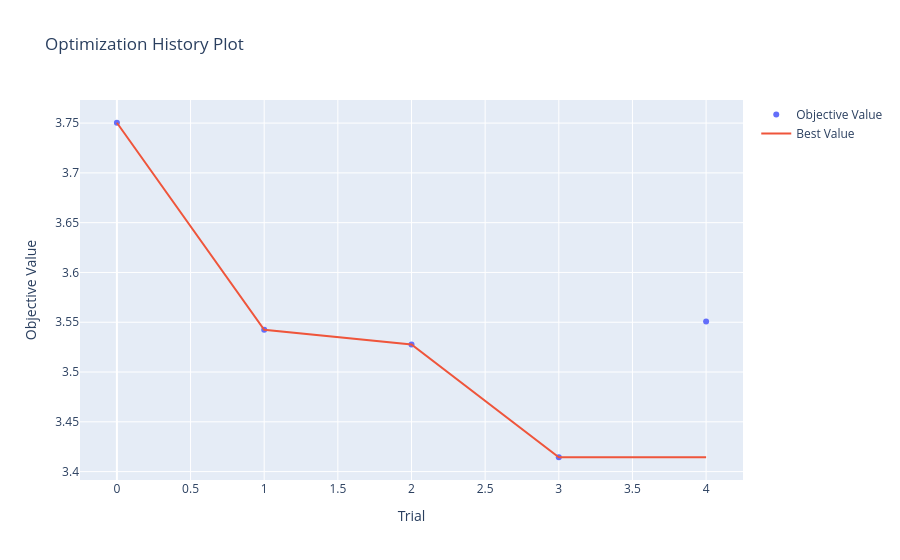
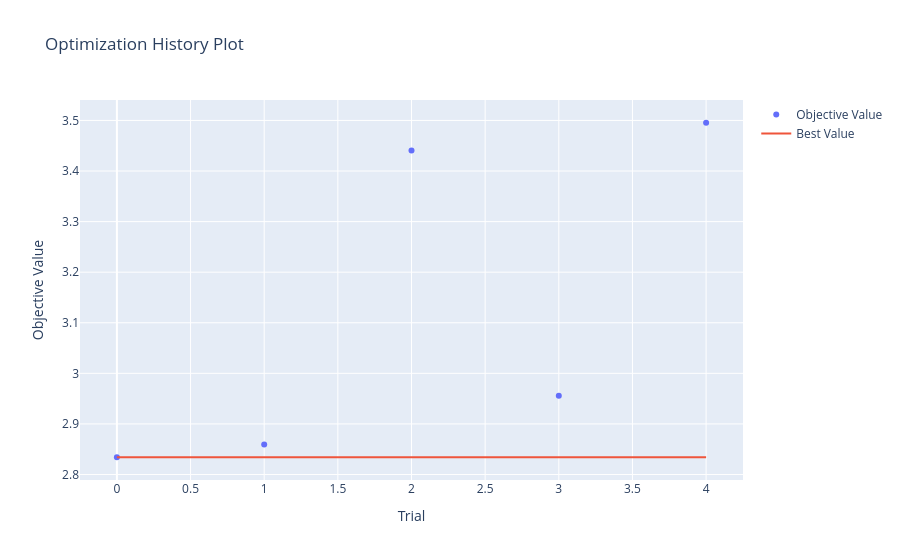
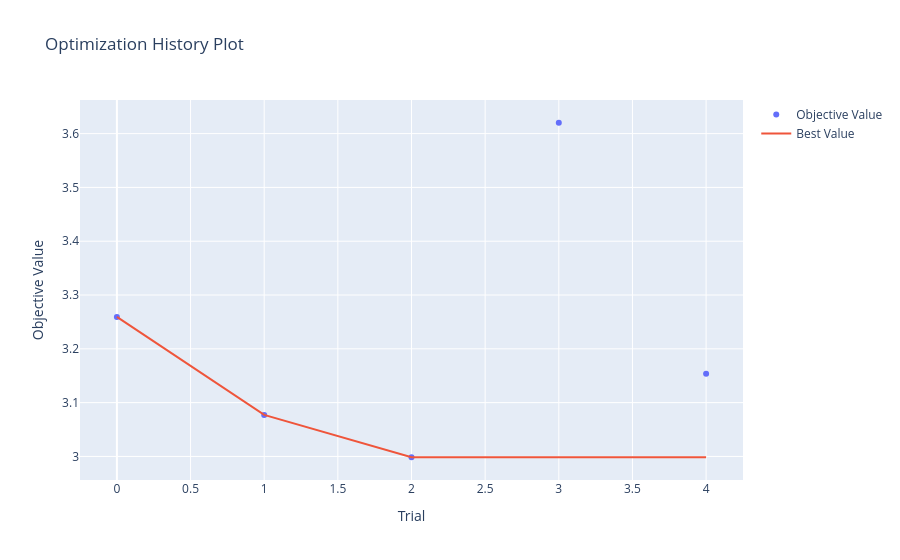
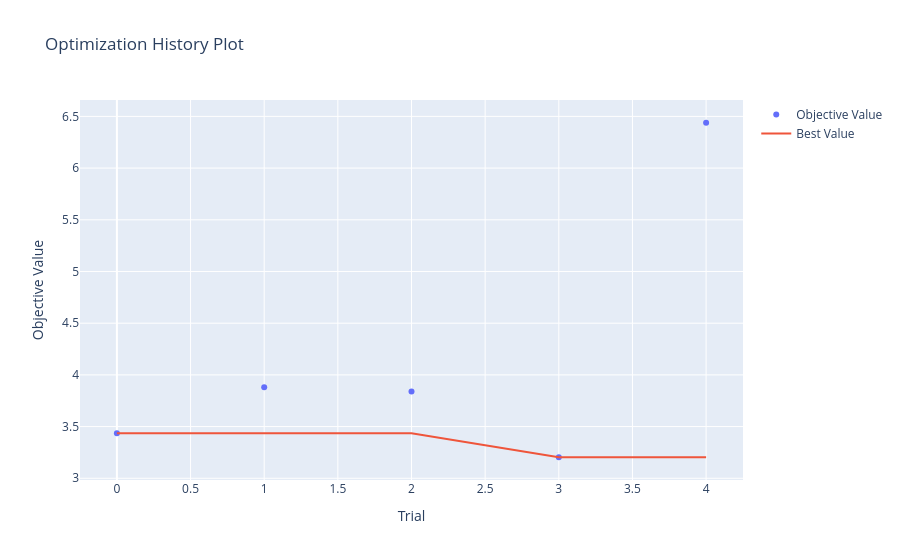

Notebook code for these charts, in order:
### Code cell
for week in data_sv_last_by_week.index : 

    filename_backtest_result = f"results/result_backtest_{model_version}_{model_name}_n_trials_{n_trials}_week_{week}.dill"
    with open(filename_backtest_result, 'rb') as f : 
            backtest_result = dill.load(f)
    study = backtest_result['study']
    #print(study)
    fig = optuna.visualization.plot_optimization_history(study)
    show(fig)

    #fig = optuna.visualization.plot_timeline(study)
    #show(fig)

### Figure 1 — Plotly figure (JSON) as saved in the notebook; plotly's stock layout.template omitted (floating-point values rounded to 4 significant figures)
{"data": [{"mode": "markers", "name": "Objective Value", "type": "scatter", "x": [0, 1, 2, 3, 4], "y": [3.75, 3.542, 3.528, 3.414, 3.551]}, {"mode": "lines", "name": "Best Value", "type": "scatter", "x": [0, 1, 2, 3, 4], "y": [3.75, 3.542, 3.528, 3.414, 3.414]}, {"marker": {"color": "#cccccc"}, "mode": "markers", "name": "Infeasible Trial", "showlegend": false, "type": "scatter", "x": [], "y": []}], "layout": {"title": {"text": "Optimization History Plot"}, "xaxis": {"title": {"text": "Trial"}}, "yaxis": {"title": {"text": "Objective Value"}}}}

### Figure 2 — Plotly figure (JSON) as saved in the notebook; plotly's stock layout.template omitted (floating-point values rounded to 4 significant figures)
{"data": [{"mode": "markers", "name": "Objective Value", "type": "scatter", "x": [0, 1, 2, 3, 4], "y": [2.834, 2.859, 3.441, 2.956, 3.495]}, {"mode": "lines", "name": "Best Value", "type": "scatter", "x": [0, 1, 2, 3, 4], "y": [2.834, 2.834, 2.834, 2.834, 2.834]}, {"marker": {"color": "#cccccc"}, "mode": "markers", "name": "Infeasible Trial", "showlegend": false, "type": "scatter", "x": [], "y": []}], "layout": {"title": {"text": "Optimization History Plot"}, "xaxis": {"title": {"text": "Trial"}}, "yaxis": {"title": {"text": "Objective Value"}}}}

### Figure 3 — Plotly figure (JSON) as saved in the notebook; plotly's stock layout.template omitted (floating-point values rounded to 4 significant figures)
{"data": [{"mode": "markers", "name": "Objective Value", "type": "scatter", "x": [0, 1, 2, 3, 4], "y": [3.259, 3.077, 2.999, 3.62, 3.154]}, {"mode": "lines", "name": "Best Value", "type": "scatter", "x": [0, 1, 2, 3, 4], "y": [3.259, 3.077, 2.999, 2.999, 2.999]}, {"marker": {"color": "#cccccc"}, "mode": "markers", "name": "Infeasible Trial", "showlegend": false, "type": "scatter", "x": [], "y": []}], "layout": {"title": {"text": "Optimization History Plot"}, "xaxis": {"title": {"text": "Trial"}}, "yaxis": {"title": {"text": "Objective Value"}}}}

### Figure 4 — Plotly figure (JSON) as saved in the notebook; plotly's stock layout.template omitted (floating-point values rounded to 4 significant figures)
{"data": [{"mode": "markers", "name": "Objective Value", "type": "scatter", "x": [0, 1, 2, 3, 4], "y": [3.435, 3.881, 3.839, 3.203, 6.439]}, {"mode": "lines", "name": "Best Value", "type": "scatter", "x": [0, 1, 2, 3, 4], "y": [3.435, 3.435, 3.435, 3.203, 3.203]}, {"marker": {"color": "#cccccc"}, "mode": "markers", "name": "Infeasible Trial", "showlegend": false, "type": "scatter", "x": [], "y": []}], "layout": {"title": {"text": "Optimization History Plot"}, "xaxis": {"title": {"text": "Trial"}}, "yaxis": {"title": {"text": "Objective Value"}}}}
